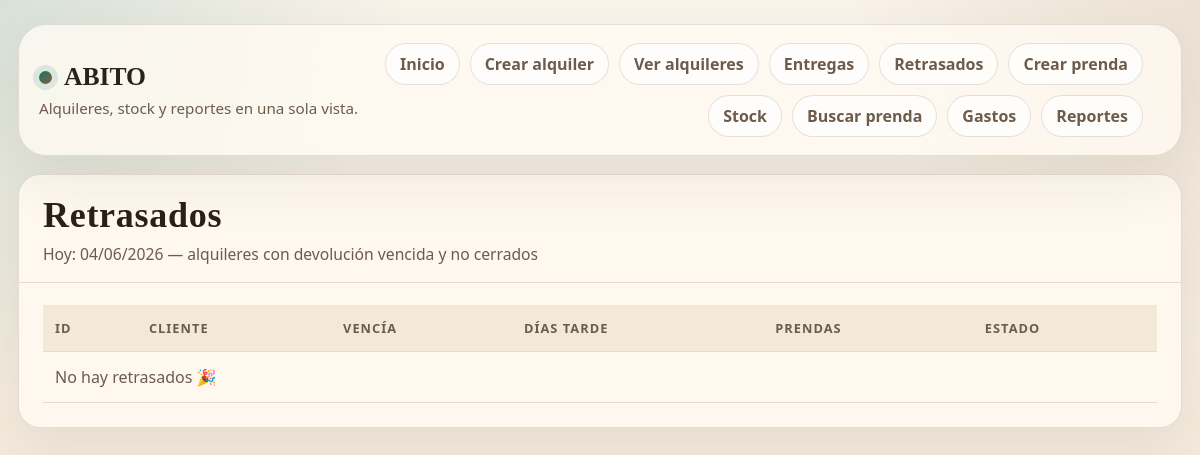
Before: /retrasados/ with the older database file.
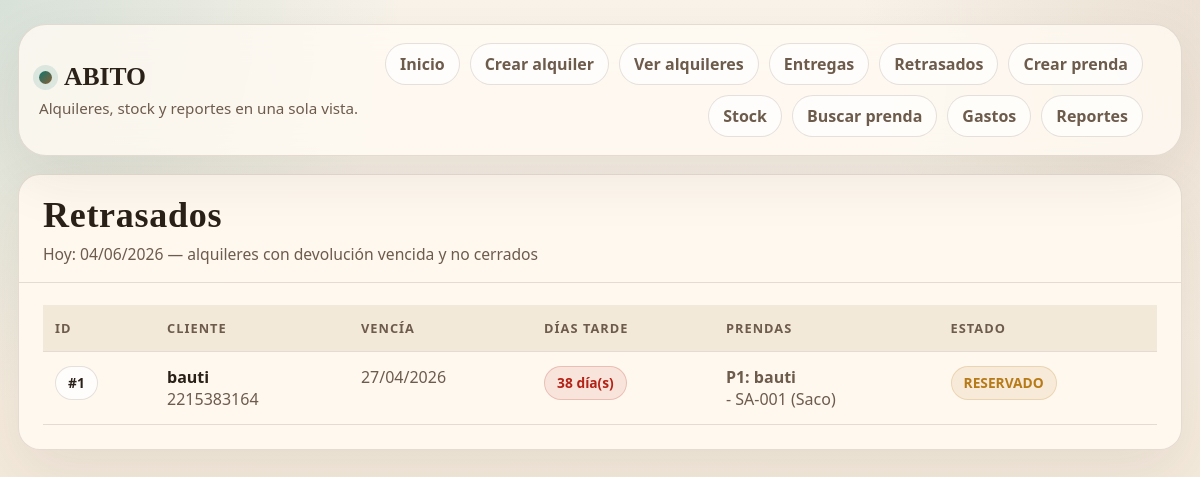
After: the same page with the newer database file.
### alquileres/models.py (models this page shows, shortened)
class Alquiler(models.Model):
    EST_RESERVADO = "RESERVADO"
    EST_ENTREGADO = "ENTREGADO"
    EST_CERRADO = "CERRADO"
    ESTADOS_ALQUILER = [
        (EST_RESERVADO, "Reservado"),
        (EST_ENTREGADO, "Entregado"),
        (EST_CERRADO, "Cerrado"),
    ]
    SAL_PEND = "PENDIENTE"
    SAL_PAG = "PAGADO"
    ESTADOS_SALDO = [
        (SAL_PEND, "Pendiente"),
        (SAL_PAG, "Pagado"),
    ]
    MP_EFEC = "EFECTIVO"
    MP_TRANS = "TRANSFERENCIA"
    MP_TARJ = "TARJETA"
    METODOS_PAGO = [
        (MP_EFEC, "Efectivo"),
        (MP_TRANS, "Transferencia"),
        (MP_TARJ, "Tarjeta"),
    ]
    cliente_nombre = models.CharField(max_length=80)
    cliente_telefono = models.CharField(max_length=30)
    fecha_visita = models.DateField()
    fecha_reserva = models.DateField()
    fecha_entrega = models.DateField()
    fecha_devolucion = models.DateField()
    persona1_nombre = models.CharField(max_length=80)
    persona2_nombre = models.CharField(max_length=80, blank=True, default="")
    total_bruto = models.DecimalField(max_digits=12, decimal_places=2, default=0)
    descuento_pct = models.DecimalField(max_digits=5, decimal_places=2, null=True, blank=True)
    descuento_monto = models.DecimalField(max_digits=12, decimal_places=2, default=0)
    total_final = models.DecimalField(max_digits=12, decimal_places=2, default=0)
    sena = models.DecimalField(max_digits=12, decimal_places=2, default=0)
    saldo = models.DecimalField(max_digits=12, decimal_places=2, default=0)
    metodo_sena = models.CharField(max_length=20, choices=METODOS_PAGO, blank=True, default="")
    metodo_saldo = models.CharField(max_length=20, choices=METODOS_PAGO, blank=True, default="")
    saldo_pagado_en = models.DateField(null=True, blank=True)  # fecha real en que se marcó como pagado
    estado_saldo = models.CharField(max_length=12, choices=ESTADOS_SALDO, default=SAL_PEND)
    estado_alquiler = models.CharField(max_length=12, choices=ESTADOS_ALQUILER, default=EST_RESERVADO)
    creado_en = models.DateTimeField(auto_now_add=True)
    actualizado_en = models.DateTimeField(auto_now=True)
    class Meta:
        indexes = [
            models.Index(fields=["fecha_reserva"]),
            models.Index(fields=["fecha_entrega"]),
            models.Index(fields=["fecha_devolucion"]),
            models.Index(fields=["estado_alquiler", "fecha_entrega"]),
            models.Index(fields=["estado_alquiler", "fecha_devolucion"]),
            models.Index(fields=["estado_saldo", "saldo_pagado_en"]),
        ]

class AlquilerItem(models.Model):
    RUEDO_CM = "CM"
    RUEDO_BOTON = "BOTON"
    RUEDO_TIPOS = [
        (RUEDO_CM, "cm"),
        (RUEDO_BOTON, "botón"),
    ]
    alquiler = models.ForeignKey(Alquiler, on_delete=models.CASCADE, related_name="items")
    persona_num = models.PositiveSmallIntegerField(default=1)  # 1 o 2
    prenda = models.ForeignKey(Prenda, on_delete=models.PROTECT)
    ruedo_valor = models.DecimalField(max_digits=6, decimal_places=2, null=True, blank=True)
    ruedo_tipo = models.CharField(max_length=10, choices=RUEDO_TIPOS, blank=True, default="")
    notas = models.CharField(max_length=200, blank=True, default="")

### prendas/models.py (models this page shows, shortened)
class Prenda(models.Model):
    C_SACO = "SACO"
    C_PANTALON = "PANTALON"
    C_CAMISA = "CAMISA"
    C_CHALECO = "CHALECO"
    C_MONO = "MONO"
    C_CORBATA = "CORBATA"
    C_ZAPATOS = "ZAPATOS"
    C_CINTURON = "CINTURON"
    CATEGORIAS = [
        (C_SACO, "Saco"),
        (C_PANTALON, "Pantalón"),
        (C_CAMISA, "Camisa"),
        (C_CHALECO, "Chaleco"),
        (C_MONO, "Moño"),
        (C_CORBATA, "Corbata"),
        (C_ZAPATOS, "Zapatos"),
        (C_CINTURON, "Cinturón"),
    ]
    E_DISP = "DISPONIBLE"
    E_RES = "RESERVADO"
    E_ENT = "ENTREGADO"
    E_DAN = "DANADA"
    ESTADOS = [
        (E_DISP, "Disponible"),
        (E_RES, "Reservado"),
        (E_ENT, "Entregado"),
        (E_DAN, "Dañada"),
    ]
    O_NAC = "NACIONAL"
    O_IMP = "IMPORTADO"
    ORIGENES = [
        (O_NAC, "Nacional"),
        (O_IMP, "Importado"),
    ]
    codigo = models.CharField(max_length=10, unique=True, db_index=True)
    categoria = models.CharField(max_length=20, choices=CATEGORIAS)
    marca = models.CharField(max_length=40, blank=True, default="")
    color = models.CharField(max_length=40, blank=True, default="")
    talle = models.CharField(max_length=20, blank=True, default="")
    origen = models.CharField(max_length=20, choices=ORIGENES, blank=True, default="")
    estado = models.CharField(max_length=20, choices=ESTADOS, default=E_DISP)
    notas = models.CharField(max_length=200, blank=True, default="")
    creado_en = models.DateTimeField(auto_now_add=True)
    actualizado_en = models.DateTimeField(auto_now=True)
    class Meta:
        indexes = [
            models.Index(fields=["categoria", "estado"]),
            models.Index(fields=["origen"]),
            models.Index(fields=["marca"]),
            models.Index(fields=["color"]),
            models.Index(fields=["talle"]),
        ]

### alquileres/views.py (the view)
# urls.py: path("retrasados/", views.retrasados, name="retrasados"),
def retrasados(request):
    hoy = timezone.localdate()
    alquileres = (
        Alquiler.objects
        .exclude(estado_alquiler=Alquiler.EST_CERRADO)
        .filter(fecha_devolucion__lt=hoy)
        .order_by("fecha_devolucion", "fecha_entrega", "id")
        .prefetch_related("items__prenda")
    )
    retrasos = []
    for alquiler in alquileres:
        dias = (hoy - alquiler.fecha_devolucion).days
        retrasos.append((alquiler, dias))
    return render(request, "alquileres/retrasados.html", {
        "hoy": hoy,
        "retrasos": retrasos,
    })

### alquileres/templates/alquileres/retrasados.html (shortened to what this page needs)
{% extends "base.html" %}
{% block content %}
<div class="ab-card">
  <div class="ab-head">
    <div>
      <h1 class="ab-title">Retrasados</h1>
      <p class="ab-sub">Hoy: {{ hoy|date:"d/m/Y" }} — alquileres con devolución vencida y no cerrados</p>
    </div>
  </div>
  <div class="ab-body">
    <div class="ab-table-wrap">
      <table class="ab-table">
        <thead>
          <tr>
            <th>ID</th>
            <th>Cliente</th>
            <th>Vencía</th>
            <th>Días tarde</th>
            <th>Prendas</th>
            <th>Estado</th>
          </tr>
        </thead>
        <tbody>
          {% for a, dias in retrasos %}
          <tr>
            <td><span class="ab-pill">#{{ a.id }}</span></td>
            <td>
              <div style="font-weight:900;">{{ a.cliente_nombre }}</div>
              <div class="ab-muted">{{ a.cliente_telefono }}</div>
            </td>
            <td class="ab-muted">{{ a.fecha_devolucion|date:"d/m/Y" }}</td>
            <td>
              <span class="ab-badge danger">{{ dias }} día(s)</span>
            </td>
            <td class="ab-muted">
              <div style="font-weight:800;">P1: {{ a.persona1_nombre }}</div>
              {% for it in a.items.all %}
                {% if it.persona_num == 1 %}
                  - {{ it.prenda.codigo }} ({{ it.prenda.get_categoria_display }})<br>
                {% endif %}
              {% endfor %}
            </td>
            <td>
              {% if a.estado_alquiler == "ENTREGADO" %}
                <span class="ab-badge danger">ENTREGADO (no volvió)</span>
              {% elif a.estado_alquiler == "RESERVADO" %}
                <span class="ab-badge warn">RESERVADO</span>
              {% else %}
                <span class="ab-badge">{{ a.get_estado_alquiler_display }}</span>
              {% endif %}
            </td>
          </tr>
          {% empty %}
          <tr><td colspan="6" class="ab-muted">No hay retrasados 🎉</td></tr>
          {% endfor %}
        </tbody>
      </table>
    </div>
  </div>
</div>
{% endblock %}

### templates/base.html (shortened to what this page needs)
{% load static %}
<!doctype html>
<html lang="es">
<head>
  <link rel="stylesheet" href="{% static 'css/abito.css' %}">
</head>
<body class="ab-page">
  <div class="ab-shell">
    <header class="ab-nav">
      <div class="ab-brandbox">
        <a class="ab-brand" href="{% url 'alquileres:home' %}">
          <span class="ab-dot"></span>
          <span>ABITO</span>
        </a>
        <p class="ab-tagline">Alquileres, stock y reportes en una sola vista.</p>
      </div>
      <nav class="ab-links" id="ab-nav-links">
        <a class="ab-link" href="{% url 'alquileres:home' %}">Inicio</a>
        <a class="ab-link" href="{% url 'alquileres:crear' %}">Crear alquiler</a>
        <a class="ab-link" href="{% url 'alquileres:ver' %}">Ver alquileres</a>
        <a class="ab-link" href="{% url 'alquileres:entregas' %}">Entregas</a>
        <a class="ab-link" href="{% url 'alquileres:retrasados' %}">Retrasados</a>
        <a class="ab-link" href="{% url 'prendas:crear' %}">Crear prenda</a>
        <a class="ab-link" href="{% url 'prendas:stock' %}">Stock</a>
        <a class="ab-link" href="{% url 'prendas:buscar_prenda' %}">Buscar prenda</a>
        <a class="ab-link" href="{% url 'gastos:home' %}">Gastos</a>
        <a class="ab-link" href="{% url 'reportes:home' %}">Reportes</a>
      </nav>
    </header>
    <main>
      {% block content %}{% endblock %}
    </main>
  </div>
</body>
</html>

### static/css/abito.css (style rules this page uses)
:root { --bg: #f6f0e5; --bg-soft: #efe4d2; --paper: rgba(255, 251, 245, 0.88); --card: rgba(255, 249, 240, 0.93); --card-strong: #fffdf8; --ink: #2a2119; --muted: #6d5b4c; --line: rgba(109, 91, 76, 0.18); --line-strong: rgba(109, 91, 76, 0.34); --accent: #0f766e; --accent-strong: #115e59; --accent-soft: rgba(15, 118, 110, 0.12); --secondary: #8b5e34; --secondary-soft: rgba(139, 94, 52, 0.1); --danger: #b42318; --danger-soft: rgba(180, 35, 24, 0.09); --warn: #b77a18; --shadow: 0 22px 60px rgba(57, 41, 24, 0.08); --radius-xl: 28px; --radius-lg: 22px; --radius-md: 16px; --radius-sm: 12px; }
* { box-sizing: border-box; }
html { scroll-behavior: smooth; }
body { margin: 0; min-height: 100vh; color: var(--ink); font-family: "Trebuchet MS", "Segoe UI", sans-serif; background: radial-gradient(circle at top left, rgba(15, 118, 110, 0.14), transparent 28%), radial-gradient(circle at top right, rgba(139, 94, 52, 0.12), transparent 24%), linear-gradient(180deg, #f9f3ea 0%, #f1e4d2 100%); }
a { color: inherit; }
h1, h2, h3, h4 { margin: 0; font-family: Georgia, "Times New Roman", serif; letter-spacing: 0.02em; }
main { display: block; }
.ab-shell { max-width: 1260px; margin: 0 auto; padding: 24px 18px 42px; }
.ab-nav { display: grid; grid-template-columns: auto auto 1fr; gap: 18px; align-items: center; padding: 18px 20px; margin-bottom: 18px; border: 1px solid var(--line); border-radius: var(--radius-xl); background: rgba(255, 250, 243, 0.8); backdrop-filter: blur(16px); box-shadow: var(--shadow); }
.ab-brandbox { display: flex; flex-direction: column; gap: 6px; }
.ab-brand { display: inline-flex; align-items: center; gap: 12px; color: var(--ink); text-decoration: none; font-family: Georgia, "Times New Roman", serif; font-size: 1.6rem; font-weight: 700; }
.ab-dot { width: 13px; height: 13px; border-radius: 999px; background: linear-gradient(135deg, #0f766e, #8b5e34); box-shadow: 0 0 0 6px rgba(15, 118, 110, 0.12); }
.ab-tagline { margin: 0; color: var(--muted); font-size: 0.95rem; }
.ab-links { display: flex; justify-content: flex-end; gap: 10px; flex-wrap: wrap; }
.ab-link { display: inline-flex; align-items: center; justify-content: center; min-height: 40px; padding: 9px 14px; border-radius: 999px; border: 1px solid var(--line); background: rgba(255, 255, 255, 0.65); color: var(--muted); text-decoration: none; font-weight: 700; transition: transform 180ms ease, border-color 180ms ease, background 180ms ease, color 180ms ease; }
.ab-card { border: 1px solid var(--line); border-radius: var(--radius-lg); background: var(--card); box-shadow: var(--shadow); overflow: hidden; }
.ab-head { display: flex; justify-content: space-between; gap: 18px; align-items: flex-start; padding: 22px 24px 16px; border-bottom: 1px solid var(--line); }
.ab-title { font-size: clamp(1.7rem, 3vw, 2.35rem); line-height: 1.05; }
.ab-sub { margin: 8px 0 0; color: var(--muted); font-size: 0.98rem; line-height: 1.45; }
.ab-body { padding: 22px 24px 24px; }
.ab-muted { color: var(--muted); }
.ab-pill, .ab-badge { display: inline-flex; align-items: center; gap: 6px; min-height: 34px; padding: 6px 12px; border: 1px solid var(--line); border-radius: 999px; background: rgba(255, 255, 255, 0.72); font-size: 0.86rem; font-weight: 800; }
.ab-badge.warn { color: var(--warn); background: rgba(183, 122, 24, 0.1); border-color: rgba(183, 122, 24, 0.2); }
.ab-badge.danger { color: var(--danger); background: var(--danger-soft); border-color: rgba(180, 35, 24, 0.2); }
.ab-table-wrap { width: 100%; overflow-x: auto; }
.ab-table { width: 100%; border-collapse: collapse; min-width: 780px; }
.ab-table th, .ab-table td { padding: 14px 12px; border-bottom: 1px solid var(--line); text-align: left; vertical-align: top; }
.ab-table thead th { background: rgba(239, 228, 210, 0.74); color: var(--muted); font-size: 0.8rem; text-transform: uppercase; letter-spacing: 0.08em; }

Changed rows visible on the page:
added Alquiler: id "1", cliente_nombre "bauti", cliente_telefono "2215383164", fecha_devolucion "27/04/2026", dias "38", persona1_nombre "bauti", estado_alquiler "RESERVADO"
added AlquilerItem: prenda.codigo "SA-001", prenda.categoria "Saco"
Other visible differences:
text no longer shown: "No hay retrasados 🎉"
